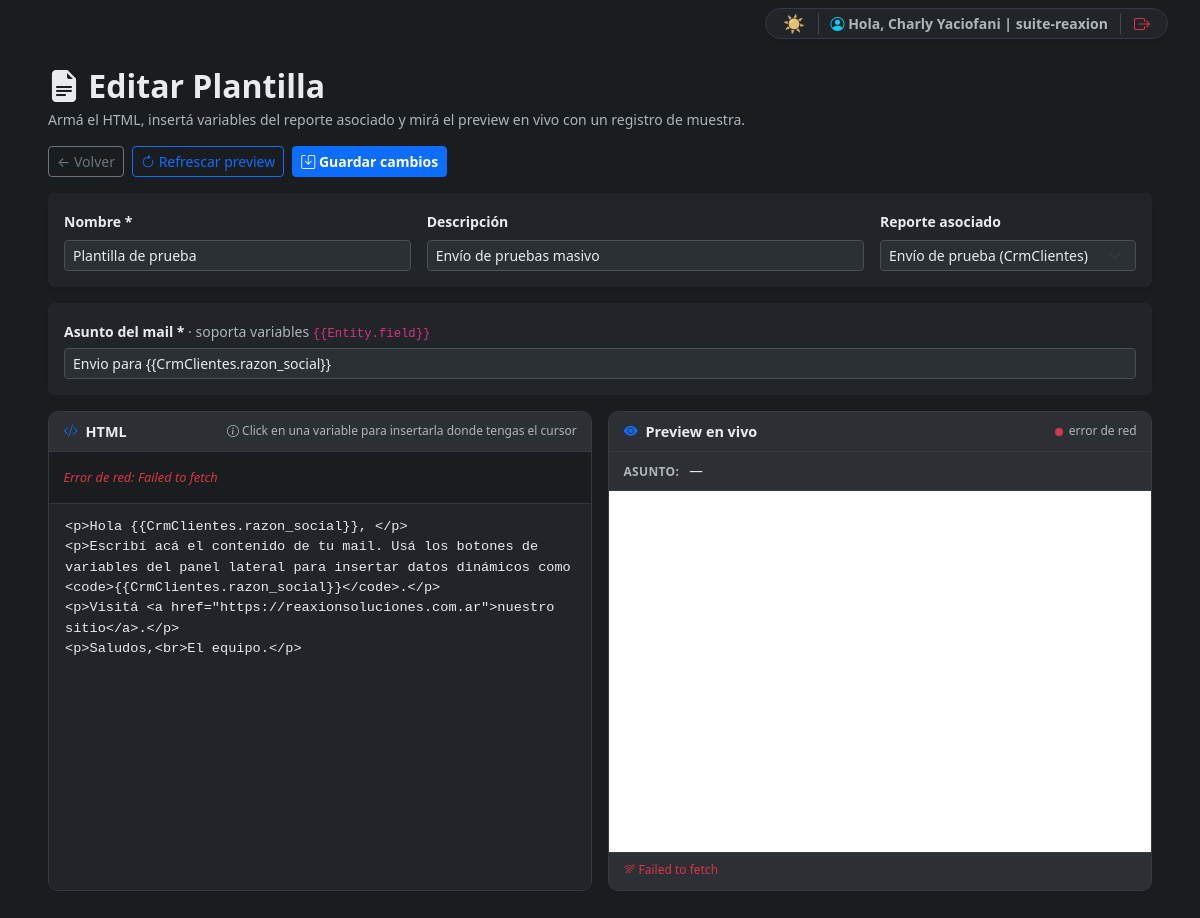
Page /mi-empresa/crm/mail-masivos/plantillas/1/editar (signed in) on the committed database.
### tables this page shows
CREATE TABLE `crm_mail_templates` (
  `id` int(11) NOT NULL,
  `empresa_id` int(11) NOT NULL,
  `nombre` varchar(180) NOT NULL,
  `descripcion` text DEFAULT NULL,
  `report_id` int(11) DEFAULT NULL,
  `asunto` varchar(255) NOT NULL,
  `body_html` longtext NOT NULL,
  `available_vars_json` text DEFAULT NULL,
  `created_by` int(11) DEFAULT NULL,
  `created_at` timestamp NOT NULL DEFAULT current_timestamp(),
  `updated_at` timestamp NOT NULL DEFAULT current_timestamp() ON UPDATE current_timestamp(),
  `deleted_at` datetime DEFAULT NULL
);

CREATE TABLE `crm_mail_reports` (
  `id` int(11) NOT NULL,
  `empresa_id` int(11) NOT NULL,
  `nombre` varchar(180) NOT NULL,
  `descripcion` text DEFAULT NULL,
  `root_entity` varchar(80) NOT NULL,
  `config_json` longtext NOT NULL,
  `created_by` int(11) DEFAULT NULL,
  `created_at` timestamp NOT NULL DEFAULT current_timestamp(),
  `updated_at` timestamp NOT NULL DEFAULT current_timestamp() ON UPDATE current_timestamp(),
  `deleted_at` datetime DEFAULT NULL
);

### app/core/View.php (called while the page is built, shortened)
<?php
class View
{
    public static function render(string $path, array $data = []): void
    {
        $file = BASE_PATH . '/' . ltrim($path, '/');
        extract($data, EXTR_SKIP);
        require $file;
    }
}

### app/modules/CrmMailMasivos/TemplateController.php (called while the page is built, shortened)
<?php
class TemplateController
{
    private TemplateRepository $repo;
    public function __construct()
    {
        $this->repo = new TemplateRepository();
    }
    public function edit(string $id): void
    {
        $empresaId = (int) Context::getEmpresaId();
        $id = (int) $id;
        $template = $this->repo->findByIdForEmpresa($id, $empresaId);
        View::render('app/modules/CrmMailMasivos/views/plantillas/editor.php', [
            'mode' => 'edit',
            'formAction' => '/mi-empresa/crm/mail-masivos/plantillas/' . $template['id'],
            'template' => $template,
            'reports' => $this->repo->listAvailableReports($empresaId),
            'errors' => [],
        ]);
    }
}

### app/config/routes.php (called while the page is built, shortened)
<?php
return function (Router $router): void {
    $requireCrm = static function (): void {
        \App\Modules\Empresas\EmpresaAccessService::requireCrmAccess();
    };
    $action = static function (string $controllerClass, string $method, ?callable $guard = null): callable {
        return static function (...$params) use ($controllerClass, $method, $guard): void {
            if ($guard !== null) {
                $guard();
            }
            $controller = new $controllerClass();
            $controller->{$method}(...$params);
        };
    };
};

### app/core/App.php (called while the page is built, shortened)
<?php
class App
{
    public static function run(): void
    {
        $router = new Router();
        $routes = require BASE_PATH . '/app/config/routes.php';
        $request = new Request();
        $router->dispatch($request);
    }
}

### public/index.php (called while the page is built, shortened)
<?php
App::run();

### app/core/Database.php (called while the page is built, shortened)
<?php
class Database
{
    private static ?PDO $connection = null;
    public static function getConnection(): PDO
    {
        if (self::$connection === null) {
            $config = require BASE_PATH . '/app/config/database.php';
            $dsn = sprintf(
                'mysql:host=%s;port=%s;dbname=%s;charset=%s',
                $config['host'],
                $config['port'],
                $config['dbname'],
                $config['charset']
            );
            $maxAttempts = 3;
            for ($attempt = 1; $attempt <= $maxAttempts; $attempt++) {
                try {
                    self::$connection = new PDO($dsn, $config['user'], $config['pass'], [
                        PDO::ATTR_ERRMODE            => PDO::ERRMODE_EXCEPTION,
                        PDO::ATTR_DEFAULT_FETCH_MODE => PDO::FETCH_ASSOC,
                        PDO::ATTR_EMULATE_PREPARES   => false,
                    ]);
                    break;
                } catch (PDOException $e) {
                    $lastException = $e;
                    error_log(sprintf(
                        'Database connection error [attempt %d/%d] %s:%s - %s',
                        $attempt,
                        $maxAttempts,
                        (string) ($config['host'] ?? 'n/a'),
                        (string) ($config['port'] ?? 'n/a'),
                        $e->getMessage()
                    ));
                    if ($attempt < $maxAttempts) {
                        usleep(250000);
                    }
                }
            }
        }
        return self::$connection;
    }
}

### app/core/Context.php (called while the page is built, shortened)
<?php
class Context
{
    private static ?int $empresaId = null;
    public static function init(): void
    {
        if (isset($_SESSION['empresa_id']) && is_numeric($_SESSION['empresa_id'])) {
            self::$empresaId = (int) $_SESSION['empresa_id'];
            return;
        }
        self::$empresaId = null;
    }
    public static function getEmpresaId(): ?int
    {
        return self::$empresaId;
    }
}

### app/modules/CrmMailMasivos/TemplateRepository.php (called while the page is built, shortened)
<?php
class TemplateRepository
{
    private PDO $db;
    public function __construct()
    {
        $this->db = Database::getConnection();
    }
    public function findByIdForEmpresa(int $id, int $empresaId): ?array
    {
        $stmt = $this->db->prepare(
            "SELECT * FROM crm_mail_templates
             WHERE id = :id AND empresa_id = :empresa_id AND deleted_at IS NULL
             LIMIT 1"
        );
        $stmt->execute([':id' => $id, ':empresa_id' => $empresaId]);
        $row = $stmt->fetch(PDO::FETCH_ASSOC);
        return $row ?: null;
    }
    public function listAvailableReports(int $empresaId): array
    {
        $stmt = $this->db->prepare(
            "SELECT id, nombre, root_entity
             FROM crm_mail_reports
             WHERE empresa_id = :empresa_id AND deleted_at IS NULL
             ORDER BY nombre ASC"
        );
        $stmt->execute([':empresa_id' => $empresaId]);
        $rows = $stmt->fetchAll(PDO::FETCH_ASSOC) ?: [];
        return array_map(static fn($r) => [
            'id' => (int) $r['id'],
            'nombre' => (string) $r['nombre'],
            'root_entity' => (string) $r['root_entity'],
        ], $rows);
    }
}

### app/modules/Empresas/EmpresaRepository.php (called while the page is built, shortened)
<?php
class EmpresaRepository
{
    private PDO $db;
    public function __construct()
    {
        $this->db = Database::getConnection();
    }
    public function findById(int $id): ?Empresa
    {
        $stmt = $this->db->prepare("SELECT * FROM empresas WHERE id = :id AND deleted_at IS NULL");
        $stmt->execute([':id' => $id]);
        $empresa = $stmt->fetchObject(Empresa::class);
        return $empresa ?: null;
    }
}

### app/modules/Empresas/EmpresaAccessService.php (called while the page is built, shortened)
<?php
class EmpresaAccessService
{
    private static bool $loaded = false;
    private static ?Empresa $empresa = null;
    public static function current(): ?Empresa
    {
        if (self::$loaded) {
            return self::$empresa;
        }
        self::$loaded = true;
        $empresaId = $_SESSION['empresa_id'] ?? null;
        $repository = new EmpresaRepository();
        self::$empresa = $repository->findById((int) $empresaId);
        return self::$empresa;
    }
    public static function hasCrmAccess(): bool
    {
        $empresa = self::current();
        return $empresa !== null
            && (int) $empresa->activa === 1
            && (int) $empresa->modulo_crm === 1;
    }
    public static function requireCrmAccess(): void
    {
        if (!self::hasCrmAccess()) {
            self::deny('Entorno Operativo de CRM');
        }
    }
}

### app/core/Request.php (called while the page is built, shortened)
<?php
class Request
{
    public function getMethod(): string
    {
        return strtoupper($_SERVER['REQUEST_METHOD'] ?? 'GET');
    }
    public function getUri(): string
    {
        $uri = $_SERVER['REQUEST_URI'] ?? '/';
        $uri = strtok($uri, '?');
        $uri = substr($uri, strlen(self::BASE_PATH));
        return '/' . trim((string) $uri, '/');
    }
}

### app/modules/CrmMailMasivos/views/plantillas/editor.php (the view, shortened to what this page needs)
<?php
$template = $template ?? [];
$reports = $reports ?? [];
$errors = $errors ?? [];
$reportId = (int) ($template['report_id'] ?? 0);
$nombre = (string) ($template['nombre'] ?? '');
$descripcion = (string) ($template['descripcion'] ?? '');
$asunto = (string) ($template['asunto'] ?? '');
$bodyHtml = (string) ($template['body_html'] ?? '');
?>
<link rel="stylesheet" href="/css/mail-masivos-template-editor.css">
<div class="container-fluid px-4 mt-4 mb-5">
    <div class="rxn-tpl-header mb-3">
        <div class="rxn-tpl-header-info">
            <h2 class="fw-bold mb-1"><i class="bi bi-file-earmark-text-fill"></i>
                <?= $mode === 'edit' ? 'Editar Plantilla' : 'Nueva Plantilla' ?>
            </h2>
            <p class="text-muted mb-0 small">
                Armá el HTML, insertá variables del reporte asociado y mirá el preview en vivo con un registro de muestra.
            </p>
        </div>
        <div class="rxn-tpl-header-actions">
            <a href="/mi-empresa/crm/mail-masivos/plantillas" class="btn btn-outline-secondary btn-sm">← Volver</a>
            <button type="button" class="btn btn-outline-primary btn-sm" id="btn-refresh-preview">
                <i class="bi bi-arrow-clockwise"></i> Refrescar preview
            </button>
            <button type="submit" form="tpl-form" class="btn btn-primary btn-sm fw-bold">
                <i class="bi bi-save"></i> <?= $mode === 'edit' ? 'Guardar cambios' : 'Crear plantilla' ?>
            </button>
        </div>
    </div>
    <form id="tpl-form" method="post" action="<?= htmlspecialchars($formAction) ?>">
        <div class="card border-0 shadow-sm mb-3">
            <div class="card-body">
                <div class="row g-3">
                    <div class="col-md-4">
                        <label class="form-label small fw-semibold">Nombre *</label>
                        <input type="text" name="nombre" class="form-control form-control-sm<?= isset($errors['nombre']) ? ' is-invalid' : '' ?>"
                               value="<?= htmlspecialchars($nombre) ?>" required maxlength="180">
                    </div>
                    <div class="col-md-5">
                        <label class="form-label small fw-semibold">Descripción</label>
                        <input type="text" name="descripcion" class="form-control form-control-sm"
                               value="<?= htmlspecialchars($descripcion) ?>"
                               placeholder="Opcional — para identificarla rápido en el listado">
                    </div>
                    <div class="col-md-3">
                        <label class="form-label small fw-semibold">Reporte asociado</label>
                        <select name="report_id" id="select-report" class="form-select form-select-sm<?= isset($errors['report_id']) ? ' is-invalid' : '' ?>">
                            <?php foreach ($reports as $r): ?>
                                <option value="<?= (int) $r['id'] ?>" <?= $reportId === (int) $r['id'] ? 'selected' : '' ?>>
                                    <?= htmlspecialchars($r['nombre']) ?> (<?= htmlspecialchars($r['root_entity']) ?>)
                                </option>
                            <?php endforeach; ?>
                        </select>
                    </div>
                </div>
            </div>
        </div>
        <div class="card border-0 shadow-sm mb-3">
            <div class="card-body">
                <label class="form-label small fw-semibold mb-1">
                    Asunto del mail *
                    <span class="text-muted fw-normal">· soporta variables <code>{{Entity.field}}</code></span>
                </label>
                <input type="text" name="asunto" id="input-asunto"
                       class="form-control form-control-sm<?= isset($errors['asunto']) ? ' is-invalid' : '' ?>"
                       value="<?= htmlspecialchars($asunto) ?>" required maxlength="255"
                       placeholder="Ej: Hola {{CrmClientes.nombre}}, tenemos novedades para vos">
            </div>
        </div>
        <div class="rxn-tpl-editor-grid">
            <div class="rxn-tpl-panel">
                <div class="rxn-tpl-panel-header">
                    <div class="rxn-tpl-panel-title">
                        <i class="bi bi-code-slash"></i> HTML
                    </div>
                    <div class="rxn-tpl-panel-hint" id="tpl-last-focus-hint">
                        <i class="bi bi-info-circle"></i> Click en una variable para insertarla donde tengas el cursor
                    </div>
                </div>
                <div class="rxn-tpl-vars" id="tpl-vars">
                </div>
                <div class="rxn-tpl-editor-wrap">
                    <textarea name="body_html" id="textarea-html"
                              class="rxn-tpl-textarea<?= isset($errors['body_html']) ? ' is-invalid' : '' ?>"
                              spellcheck="false"><?= htmlspecialchars($bodyHtml) ?></textarea>
                </div>
            </div>
            <div class="rxn-tpl-panel">
                <div class="rxn-tpl-panel-header">
                    <div class="rxn-tpl-panel-title">
                        <i class="bi bi-eye-fill"></i> Preview en vivo
                    </div>
                    <div class="rxn-tpl-panel-hint" id="tpl-preview-status">
                    </div>
                </div>
                <div class="rxn-tpl-preview-subject" id="preview-subject-wrap">
                    <span class="rxn-tpl-preview-label">Asunto:</span>
                    <span class="rxn-tpl-preview-subject-text" id="preview-subject">—</span>
                </div>
                <div class="rxn-tpl-preview-wrap">
                    <iframe id="preview-iframe" sandbox="" title="Preview HTML" loading="lazy"></iframe>
                </div>
                <div class="rxn-tpl-preview-footer" id="preview-footer">
                </div>
            </div>
        </div>
    </form>
</div>
<?php
require BASE_PATH . '/app/shared/views/admin_layout.php';
?>

### app/core/Router.php (shortened to what this page needs)
<?php
class Router
{
    private array $routes = [];
    public function get(string $uri, array|callable $handler): void
    {
        $this->routes['GET'][$uri] = $handler;
    }
    public function post(string $uri, array|callable $handler): void
    {
        $this->routes['POST'][$uri] = $handler;
    }
    public function dispatch(Request $request): void
    {
        $method = $request->getMethod();
        $uri    = $request->getUri();
        $resolveHandler = function($handler) {
            if (is_array($handler) && is_string($handler[0])) {
                $class = $handler[0];
                return [new $class(), $handler[1]];
            }
            return $handler;
        };
        foreach ($this->routes[$method] ?? [] as $route => $handler) {
            $pattern = preg_replace('/\{([a-zA-Z0-9_]+)\}/', '(?P<\1>[a-zA-Z0-9_-]+)', $route);
            $pattern = '#^' . $pattern . '$#';
            if (preg_match($pattern, $uri, $matches)) {
                $params = array_filter($matches, 'is_string', ARRAY_FILTER_USE_KEY);
                $handler = $resolveHandler($handler);
                call_user_func_array($handler, array_values($params));
                return;
            }
        }
    }
}

### rows in the picture
crm_mail_templates: nombre "Plantilla de prueba", descripcion "Envío de pruebas masivo", report_id "Envío de prueba (CrmClientes)", asunto "Envio para {{CrmClientes.razon_social}}", body_html "<p>Hola {{CrmClientes.razon_social}}, </p> <p>Escribí acá el contenido de tu mail. Usá los botones de variables del panel lateral para insertar datos dinámicos como <code>{{CrmClientes.razon_social}}</code>.</p> <p>Visitá <a href=\"https://reaxionsoluciones.com.ar\">nuestro sitio</a>.</p> <p>Saludos,<br>El equipo.</p>"

### other values in the picture
$backofficeUserName "Charly Yaciofani"
$backofficeEmpresaNombre "suite-reaxion"
